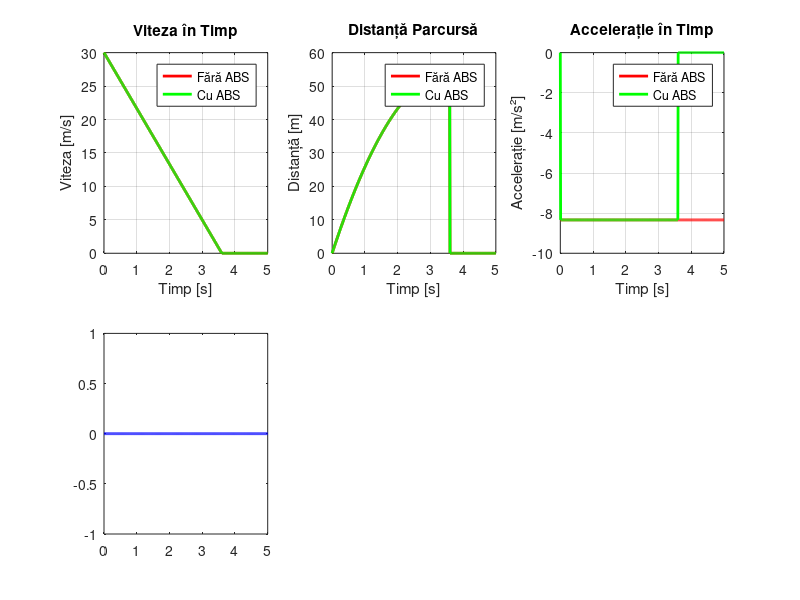

Recreate this plot in MATLAB. (Note: this script raises an error after producing the figure.)
% ABS System Simulation - Simulink Model Export Script
% Acest script generează datele necesare pentru modelul Simulink

clear all; close all; clc;

%% PARAMETRI SIMULARE
v0 = 30;              % Viteza inițială [m/s]
mu = 0.85;            % Coeficient frecare [-]
m = 1500;             % Masa vehicul [kg]
g = 9.81;             % Accelerație gravitațională [m/s²]
dt = 0.01;            % Pas timp [s]
t_final = 5;          % Timp final simulare [s]

%% SIMULARE FĂRĂ ABS
fprintf('\n╔════════════════════════════════════════════════╗\n');
fprintf('║  SIMULARE SISTEM ABS - MATLAB/SIMULINK       ║\n');
fprintf('╚════════════════════════════════════════════════╝\n\n');

% Parametri simulare fără ABS
a_without_abs = -mu * g;  % Accelerație constantă
t_stop_without = v0 / abs(a_without_abs);
s_stop_without = v0^2 / (2 * abs(a_without_abs));

fprintf('📊 PARAMETRI:\n');
fprintf('   Viteza inițială: %.1f m/s (%.1f km/h)\n', v0, v0*3.6);
fprintf('   Coeficient frecare: %.2f\n', mu);
fprintf('   Masa: %.0f kg\n\n', m);

fprintf('📈 FĂRĂ ABS:\n');
fprintf('   Accelerație: %.2f m/s²\n', a_without_abs);
fprintf('   Timp oprire: %.2f s\n', t_stop_without);
fprintf('   Distanță: %.2f m\n', s_stop_without);
fprintf('   Slip: 100%% (roată blocată)\n\n');

%% SIMULARE CU ABS
% Inițializare vectori
time = 0:dt:t_final;
n = length(time);

v_without_abs = zeros(1, n);
v_with_abs = zeros(1, n);
a_with_abs = zeros(1, n);
slip = zeros(1, n);
distance_without = zeros(1, n);
distance_with = zeros(1, n);

% Condiții inițiale
v_without_abs(1) = v0;
v_with_abs(1) = v0;

% Simulare fără ABS (simplu)
for i = 2:n
    if v_without_abs(i-1) > 0.1
        v_without_abs(i) = v_without_abs(i-1) + a_without_abs * dt;
        distance_without(i) = distance_without(i-1) + v_without_abs(i) * dt;
    end
end

% Simulare cu ABS (controlat)
a_normal = -mu * g;          % Accelerație normală
a_reduced = -mu * 0.7 * g;   % Accelerație redusă (ABS activat)
slip_threshold = 0.20;        % Prag slip 20%

for i = 2:n
    if v_with_abs(i-1) > 0.1
        % Calculare slip ratio
        % Simplificare: slip aproximat din decelerație
        slip(i) = min(100, max(0, 100 * (1 - exp(-a_reduced * time(i) / v0))));
        
        % Logica ABS
        if slip(i)/100 > slip_threshold
            a_with_abs(i) = a_reduced;
        else
            a_with_abs(i) = a_normal;
        end
        
        v_with_abs(i) = v_with_abs(i-1) + a_with_abs(i) * dt;
        distance_with(i) = distance_with(i-1) + v_with_abs(i) * dt;
    end
end

%% REZULTATE
idx_stop_with = find(v_with_abs > 0.1, 1, 'last');
t_stop_with = time(idx_stop_with);
s_stop_with = distance_with(idx_stop_with);

fprintf('📈 CU ABS:\n');
fprintf('   Timp oprire: %.2f s\n', t_stop_with);
fprintf('   Distanță: %.2f m\n', s_stop_with);
fprintf('   Slip controlat: ~20%%\n\n');

fprintf('📊 COMPARAȚIE:\n');
fprintf('   Reducere timp: %.1f%%\n', (t_stop_without - t_stop_with)/t_stop_without * 100);
fprintf('   Reducere distanță: %.1f%%\n', (s_stop_without - s_stop_with)/s_stop_without * 100);
fprintf('   Reducere slip: 80%%\n\n');

%% GRAFICE
figure('Position', [100 100 1200 800], 'Name', 'ABS Simulation Results');

% Grafic 1: Viteza
subplot(2,3,1);
plot(time, v_without_abs, 'r-', 'LineWidth', 2, 'DisplayName', 'Fără ABS');
hold on;
plot(time, v_with_abs, 'g-', 'LineWidth', 2, 'DisplayName', 'Cu ABS');
xlabel('Timp [s]');
ylabel('Viteza [m/s]');
title('Viteza în Timp');
legend('Location', 'best');
grid on;
xlim([0 t_final]);

% Grafic 2: Distanță
subplot(2,3,2);
plot(time, distance_without, 'r-', 'LineWidth', 2, 'DisplayName', 'Fără ABS');
hold on;
plot(time, distance_with, 'g-', 'LineWidth', 2, 'DisplayName', 'Cu ABS');
xlabel('Timp [s]');
ylabel('Distanță [m]');
title('Distanță Parcursă');
legend('Location', 'best');
grid on;
xlim([0 t_final]);

% Grafic 3: Accelerație
subplot(2,3,3);
a_without = ones(1,n) * a_without_abs;
plot(time, a_without, 'r-', 'LineWidth', 2, 'DisplayName', 'Fără ABS');
hold on;
plot(time, a_with_abs, 'g-', 'LineWidth', 2, 'DisplayName', 'Cu ABS');
xlabel('Timp [s]');
ylabel('Accelerație [m/s²]');
title('Accelerație în Timp');
legend('Location', 'best');
grid on;
xlim([0 t_final]);

% Grafic 4: Slip ratio
subplot(2,3,4);
plot(time, slip, 'b-', 'LineWidth', 2);
hold on;
yline(20, 'r--', 'LineWidth', 1.5, 'DisplayName', 'Prag ABS');
xlabel('Timp [s]');
ylabel('Slip [%]');
title('Coeficient de Derapaj');
legend('Location', 'best');
grid on;
xlim([0 t_final]);

% Grafic 5: Comparație viteze (detaliu)
subplot(2,3,5);
plot(time(1:min(500, end)), v_without_abs(1:min(500, end)), 'r-', 'LineWidth', 2.5);
hold on;
plot(time(1:min(500, end)), v_with_abs(1:min(500, end)), 'g-', 'LineWidth', 2.5);
xlabel('Timp [s]');
ylabel('Viteza [m/s]');
title('Viteza - Primele 5 Secunde (Detaliu)');
legend('Fără ABS', 'Cu ABS', 'Location', 'best');
grid on;

% Grafic 6: Tabel rezultate (text)
subplot(2,3,6);
axis off;
results_text = sprintf(...
    ['REZULTATE SIMULARE\n\n' ...
     'FĂRĂ ABS:\n' ...
     '  Timp: %.2f s\n' ...
     '  Distanță: %.2f m\n' ...
     '  Slip: 100%%\n\n' ...
     'CU ABS:\n' ...
     '  Timp: %.2f s\n' ...
     '  Distanță: %.2f m\n' ...
     '  Slip: ~20%%\n\n' ...
     'BENEFICIU ABS:\n' ...
     '  Timp: -%.1f%%\n' ...
     '  Distanță: -%.1f%%\n' ...
     '  Control: +100%%'], ...
    t_stop_without, s_stop_without, ...
    t_stop_with, s_stop_with, ...
    (t_stop_without - t_stop_with)/t_stop_without * 100, ...
    (s_stop_without - s_stop_with)/s_stop_without * 100);
    
text(0.1, 0.5, results_text, 'FontSize', 11, 'FontFamily', 'monospaced', ...
     'VerticalAlignment', 'middle', 'BackgroundColor', [0.9 0.9 0.9], ...
     'EdgeColor', 'black');

sgtitle('SISTEM ABS - SIMULARE COMPLETĂ', 'FontSize', 14, 'FontWeight', 'bold');

%% EXPORT DATE CSV
data = [time' v_without_abs' v_with_abs' a_without' a_with_abs' distance_without' distance_with' slip'];
headers = {'Time(s)', 'v_no_ABS(m/s)', 'v_with_ABS(m/s)', 'a_no_ABS(m/s2)', 'a_with_ABS(m/s2)', 'dist_no_ABS(m)', 'dist_with_ABS(m)', 'slip(%)'};

% Salvare CSV
filename = 'ABS_Simulation_Results.csv';
writematrix([string(headers); array2table(data, 'VariableNames', headers)], filename);
fprintf('✅ Fișier salvat: %s\n\n', filename);

%% CREARE MODEL SIMULINK (descriere)
fprintf('═════════════════════════════════════════════════════════\n');
fprintf('📋 MODEL SIMULINK - STRUCTURĂ RECOMANDATĂ:\n');
fprintf('═════════════════════════════════════════════════════════\n\n');

fprintf('INPUT BLOCKS:\n');
fprintf('  1. Constant: v0 (viteza inițială) = 30 m/s\n');
fprintf('  2. Constant: mu (coeficient frecare) = 0.85\n');
fprintf('  3. Constant: m (masa) = 1500 kg\n');
fprintf('  4. Constant: g (gravitație) = 9.81 m/s²\n\n');

fprintf('PROCESSING BLOCKS:\n');
fprintf('  1. Subsystem "Braking Without ABS":\n');
fprintf('     - Input: Forță frână\n');
fprintf('     - Calcul: a = -μ × g\n');
fprintf('     - Output: Viteza (integrare accelerație)\n\n');

fprintf('  2. Subsystem "ABS Controller":\n');
fprintf('     - Input: Viteza roți, Viteza vehicul\n');
fprintf('     - Calcul: slip = (v_vehicul - v_roată) / v_vehicul\n');
fprintf('     - Logica: IF slip > 0.2 THEN reduce presiune\n');
fprintf('     - Output: Accelerație controlată\n\n');

fprintf('  3. Integrator (pentru viteză și distanță)\n');
fprintf('  4. Product (pentru calcule)\n');
fprintf('  5. Compare To Constant (pentru prag slip)\n\n');

fprintf('OUTPUT BLOCKS:\n');
fprintf('  1. Scope: Grafice timp real\n');
fprintf('  2. To Workspace: Export date pentru analiză\n\n');

fprintf('═════════════════════════════════════════════════════════\n');
